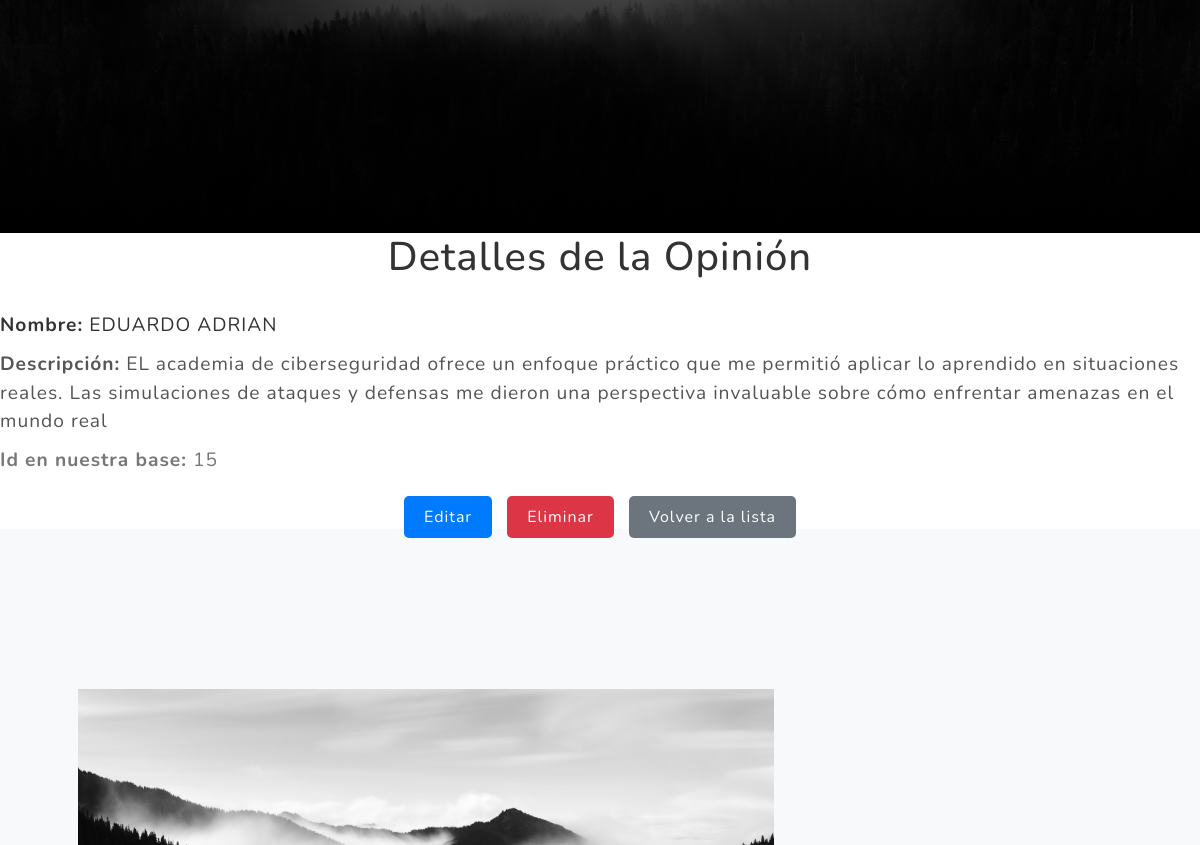
Page /AppCiberseguridad/clases/detalle/15/ (signed in, middle part) on the earlier database version.
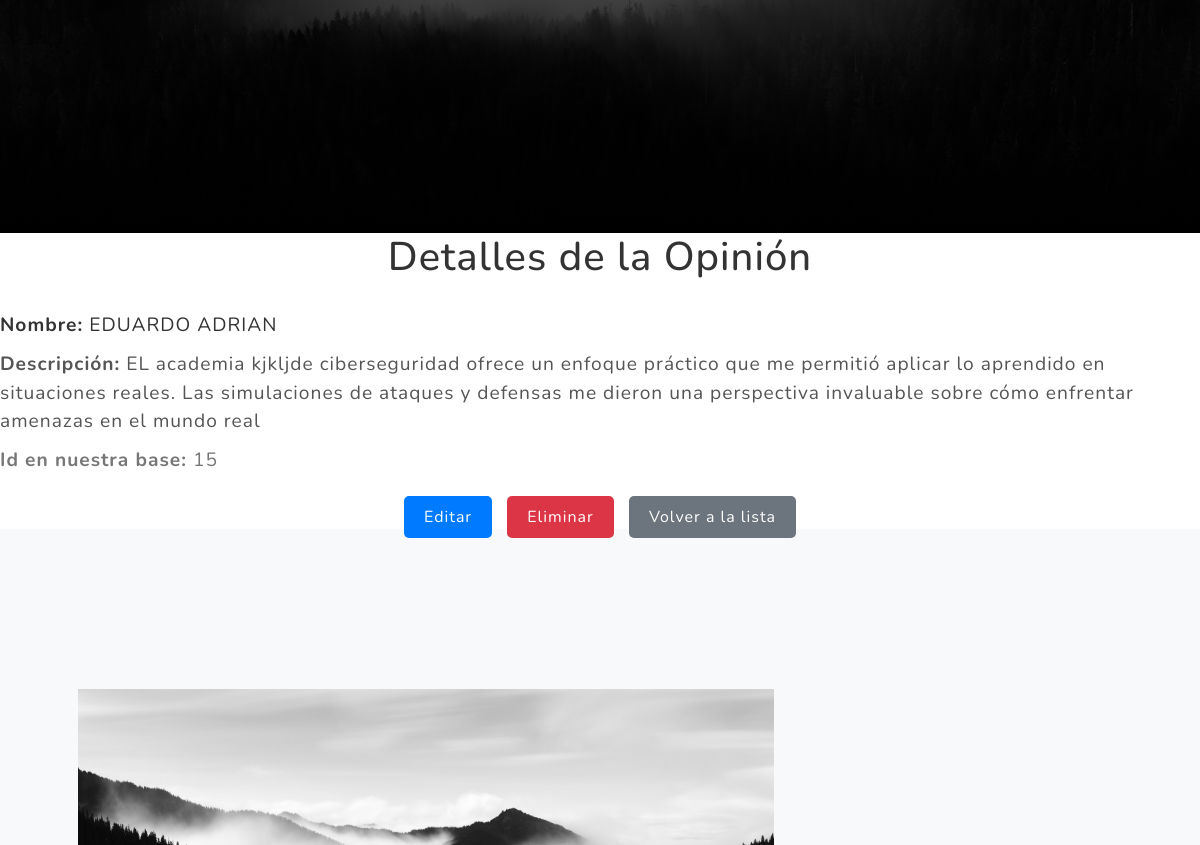
Same page on the later database version.
### AppCiberseguridad/models.py (models this page shows, shortened)
class Opiniones(models.Model):
    nombre = models.CharField(max_length=100)
    descripcion = models.CharField(max_length=1000)

### AppCiberseguridad/views_clases.py (the view)
# urls.py: path('clases/detalle/<int:pk>/', views_clases.OpinionesDetailView.as_view(), name='OpinionesDetail'),
class OpinionesDetailView(LoginRequiredMixin, DetailView):
    model = Opiniones
    context_object_name = 'opiniones'
    template_name = 'AppCiberseguridad/Vistas_Clases/opiniones_detail.html'
    success_url = reverse_lazy("OpinionesList")

### AppCiberseguridad/templates/appciberseguridad/Vistas_Clases/opiniones_detail.html (shortened to what this page needs)
<!DOCTYPE html>
<html lang="en">
<head>
</head>
<body>
    {% extends "AppCiberseguridad/padre.html" %}
    {% block contenidoQueCambia %}
    <h1 style="text-align: center; font-size: 2.5em; color: #333; margin-bottom: 30px;">Detalles de la Opinión</h1>
    <p style="font-size: 1.2em; color: #333; margin-bottom: 10px;"><strong>Nombre:</strong> {{ object.nombre }}</p>
    <p style="font-size: 1.2em; color: #555; margin-bottom: 10px;"><strong>Descripción:</strong> {{ object.descripcion }}</p>
    <p style="font-size: 1.2em; color: #777; margin-bottom: 30px;"><strong>Id en nuestra base:</strong> {{ object.id }}</p>
    <div style="text-align: center; margin-top: 20px;">
        <a href="{% url 'OpinionesEdit' object.pk %}" style="padding: 10px 20px; background-color: #007bff; color: white; text-decoration: none; border-radius: 5px; margin-right: 10px;">Editar</a>
        <a href="{% url 'OpinionesDelete' object.pk %}" style="padding: 10px 20px; background-color: #dc3545; color: white; text-decoration: none; border-radius: 5px; margin-right: 10px;">Eliminar</a>
        <a href="{% url 'OpinionesList' %}" style="padding: 10px 20px; background-color: #6c757d; color: white; text-decoration: none; border-radius: 5px;">Volver a la lista</a>
    </div>
    {% endblock %}

Differences in the rows shown:
changed Opiniones "EDUARDO ADRIAN": descripcion "EL academia de ciberseguridad ofrece un enfoque…" → "EL academia kjkljde ciberseguridad ofrece un enfoque…"
